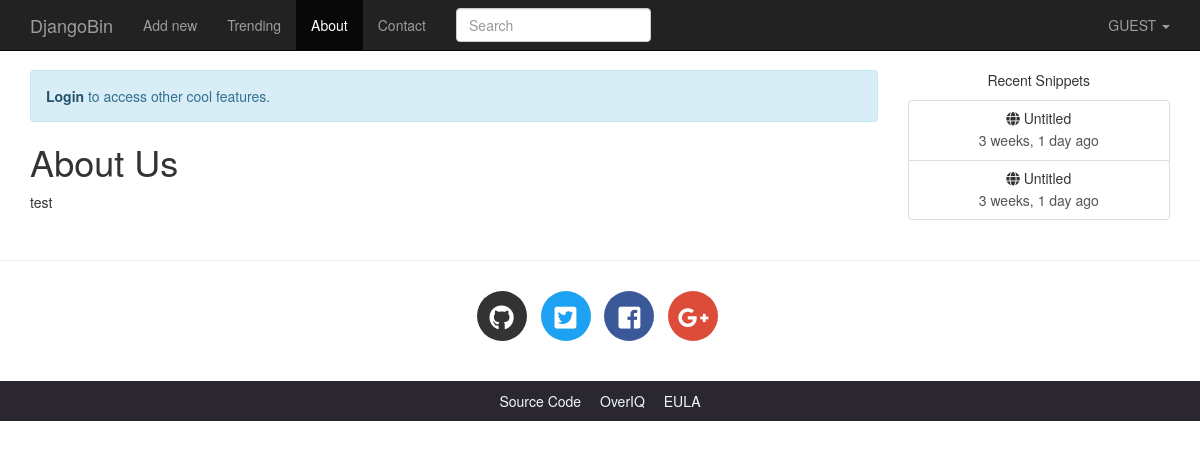
The page /about/ on the database its author committed.
### djangobin/models.py (models this page shows, shortened)
class Snippet(models.Model):
    title = models.CharField(max_length=200, blank=True)
    original_code = models.TextField()
    highlighted_code = models.TextField(blank=True, help_text="Read only field. Will contain the"
                                    " syntax-highlited version of the original code.")
    expiration = models.CharField(max_length=10, choices=Pref.expiration_choices)
    exposure = models.CharField(max_length=10, choices=Pref.exposure_choices)
    hits = models.IntegerField(default=0, help_text='Read only field. Will be updated after every visit to snippet.')
    slug = models.SlugField(help_text='Read only field. Will be filled automatically.')
    created_on = models.DateTimeField(auto_now_add=True)
    language = models.ForeignKey(Language, on_delete=models.CASCADE)
    user = models.ForeignKey(User, on_delete=models.CASCADE)
    tags = models.ManyToManyField('Tag', blank=True)
    class Meta:
        ordering = ['-created_on']
    def get_absolute_url(self):
        return reverse('djangobin:snippet_detail', args=[self.slug])

### djangobin/context_processors.py (called while the page is built)
def recent_snippets(request):
    return dict(recent_snippets=Snippet.objects.filter(exposure='public').order_by("-id")[:8])

### djangobin/templates/flatpages/default.html (shortened to what this page needs)
{% extends 'djangobin/base.html' %}
{% block main %}
    <h1>{{ flatpage.title }}</h1>
    <p>{{ flatpage.content|linebreaks }}</p>
{% endblock %}

### djangobin/templates/djangobin/base.html (shortened to what this page needs)
<!DOCTYPE html>
<html lang="en">
<head>
    {% load static %}
    {% load humanize %}
    <link rel="stylesheet" href="{% static 'djangobin/css/bootstrap.min.css' %}" >
    <link rel="stylesheet" href="{% static 'djangobin/css/bootstrap-select.min.css' %}" >
    <link href="https://use.fontawesome.com/releases/v5.0.7/css/all.css" rel="stylesheet">
    <link rel="stylesheet" href="{% static 'djangobin/css/main.css' %}">
    <link rel="stylesheet" href="{% static 'djangobin/css/default.css' %}">
</head>
<body>
<nav class="navbar navbar-default navbar-inverse navbar-fixed-top">
    <div class="container">
        <div class="navbar-header">
            <a class="navbar-brand" href="{% url 'djangobin:index' %}">DjangoBin</a>
        </div>
        <div class="collapse navbar-collapse" id="bs-example-navbar-collapse-1">
            <ul class="nav navbar-nav">
                <li {% if request.path == '/' %}class='active'{% endif %} >
                    <a href="{% url 'djangobin:index' %}">Add new</a>
                </li>
                <li {% if request.path == '/trending/' %}class='active'{% endif %}>
                    <a href="{% url 'djangobin:trending_snippets' %}">Trending<span class="sr-only">(current)</span></a>
                </li>
                <li {% if request.path == '/about/' %}class='active'{% endif %}>
                    <a href="{% url 'djangobin:about' %}">About</a>
                </li>
                <li {% if request.path == '/contact/' %}class='active'{% endif %}>
                    <a href="{% url 'djangobin:contact' %}">Contact</a>
                </li>
            </ul>
            <form action="{% url 'djangobin:search' %}" class="navbar-form navbar-left" method="get">
                <div class="form-group">
                    <input type="text" name="query" class="form-control"
                           placeholder="Search" value="{{ request.GET.query }}">
                </div>
            </form>
            <ul class="nav navbar-nav navbar-right">
                <li class="dropdown">
                    <a href="#" class="dropdown-toggle" data-toggle="dropdown" role="button"
                       aria-haspopup="true" aria-expanded="false">
                        {% if request.user.is_authenticated %}
                            {{ request.user.username|upper }}
                        {% else %}
                            GUEST
                        {% endif %}
                        <span class="caret"></span>
                    </a>
                </li>
            </ul>
        </div>
    </div>
</nav>
<div class="container">
    <div class="row">
        <div class="col-lg-9 col-md-9">
            {% if not request.user.is_authenticated and not request.path == '/login/'  %}
                <p class="alert alert-info">
                    <a href="{% url 'djangobin:login' %}?next={{ request.path }}" class="alert-link">Login</a> to access other cool features.
                </p>
            {% endif %}
            {% block main %}{% endblock %}
        </div>
        <div class="col-lg-3 col-md-3 text-center hidden-sm hidden-xs">
            <p>Recent Snippets</p>
            <div class="list-group">
                {% for recent_snippet in recent_snippets %}
                    <a href="{{ recent_snippet.get_absolute_url }}" class="list-group-item">
                        <h5 class="list-group-item-heading"><span class="fa fa-globe
"></span> {{ recent_snippet.title }}</h5>
                        <p class="list-group-item-text">{{ recent_snippet.created_on|naturaltime }}</p>
                    </a>
                {% endfor %}
            </div>
        </div>
    </div>
</div>
<hr>
<footer>
    <div class="social-icons">
        <div class="container text-center">
            <ul class="list-inline">
                <li class="list-inline-item social-github">
                    <a href="https://github.com/">
                        <i class="fab fa-github"></i>
                    </a>
                </li>
                <li class="list-inline-item social-twitter">
                    <a href="https://twitter.com/">
                        <i class="fab fa-twitter-square"></i>
                    </a>
                </li>
                <li class="list-inline-item social-facebook">
                    <a href="https://www.facebook.com/">
                        <i class="fab fa-facebook-square"></i>
                    </a>
                </li>
                <li class="list-inline-item social-google-plus">
                    <a href="https://plus.google.com/">
                        <i class="fab fa-google-plus-g"></i>
                    </a>
                </li>
            </ul>
        </div>
    </div>
    <div class="main-footer">
        <div class="container text-center">
            <ul>
                <li><a href="#">Source Code</a></li>
                <li><a href="https://overiq.com/">OverIQ</a></li>
                <li><a href="{% url 'djangobin:eula' %}">EULA</a></li>
            </ul>
        </div>
    </div>
</footer>
</body>
</html>

### djangobin/static/djangobin/css/main.css (style rules this page uses)
body { padding-top: 70px; }
.social-icons { margin: 30px 0; }
footer .social-icons ul.list-inline li a { display: block; width: 50px; height: 50px; color: #fff; border-radius: 100%; font-size: 25px; line-height: 50px; }
footer .social-icons ul.list-inline li.social-github a { background-color: #333; transition: all .2s ease-in-out; }
footer .social-icons ul.list-inline li.social-twitter a { background-color: #1da1f2; transition: all .2s ease-in-out; }
footer .social-icons ul.list-inline li.social-facebook a { background-color: #3b5998; transition: all .2s ease-in-out; }
footer .social-icons ul.list-inline li.social-google-plus a { background-color: #dd4b39; transition: all .2s ease-in-out; }
.main-footer { background-color: #2a2730; }
.main-footer ul { margin-top: 10px; padding-left: 0; }
.main-footer li { display: inline; }
.main-footer li a { color: aliceblue; }
.main-footer li+ li { margin-left: 15px; }

### rows shown on the page
Snippet: title "Untitled", created_on "3 weeks, 1 day ago"
Snippet: title "Untitled", created_on "3 weeks, 1 day ago"

### other values the page prints
{{ flatpage.title }} "About Us"
{{ flatpage.content|linebreaks }} "test"
